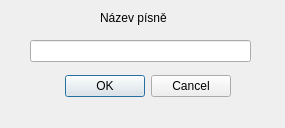
<?xml version="1.0" encoding="UTF-8"?>
<ui version="4.0">
 <class>AddSongDialog</class>
 <widget class="QDialog" name="AddSongDialog">
  <property name="geometry">
   <rect>
    <x>0</x>
    <y>0</y>
    <width>285</width>
    <height>128</height>
   </rect>
  </property>
  <property name="windowTitle">
   <string>Dialog</string>
  </property>
  <widget class="QDialogButtonBox" name="buttonBox">
   <property name="geometry">
    <rect>
     <x>-110</x>
     <y>70</y>
     <width>341</width>
     <height>32</height>
    </rect>
   </property>
   <property name="orientation">
    <enum>Qt::Horizontal</enum>
   </property>
   <property name="standardButtons">
    <set>QDialogButtonBox::Cancel|QDialogButtonBox::Ok</set>
   </property>
  </widget>
  <widget class="QLabel" name="label">
   <property name="geometry">
    <rect>
     <x>100</x>
     <y>10</y>
     <width>101</width>
     <height>16</height>
    </rect>
   </property>
   <property name="text">
    <string>Název písně</string>
   </property>
  </widget>
  <widget class="QLineEdit" name="lineEdit">
   <property name="geometry">
    <rect>
     <x>30</x>
     <y>40</y>
     <width>221</width>
     <height>22</height>
    </rect>
   </property>
  </widget>
 </widget>
 <resources/>
 <connections>
  <connection>
   <sender>buttonBox</sender>
   <signal>accepted()</signal>
   <receiver>AddSongDialog</receiver>
   <slot>accept()</slot>
   <hints>
    <hint type="sourcelabel">
     <x>248</x>
     <y>254</y>
    </hint>
    <hint type="destinationlabel">
     <x>157</x>
     <y>274</y>
    </hint>
   </hints>
  </connection>
  <connection>
   <sender>buttonBox</sender>
   <signal>rejected()</signal>
   <receiver>AddSongDialog</receiver>
   <slot>reject()</slot>
   <hints>
    <hint type="sourcelabel">
     <x>316</x>
     <y>260</y>
    </hint>
    <hint type="destinationlabel">
     <x>286</x>
     <y>274</y>
    </hint>
   </hints>
  </connection>
 </connections>
</ui>
